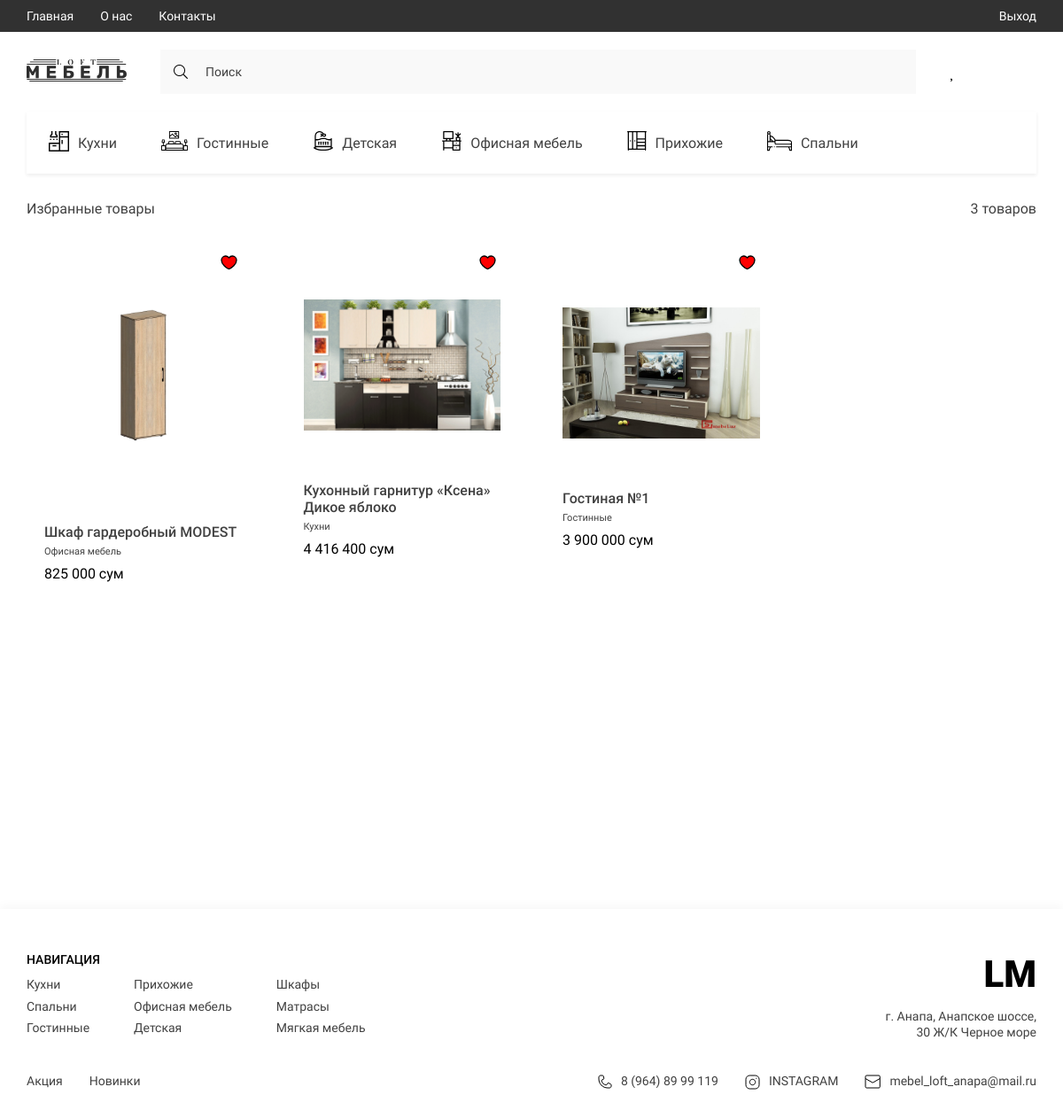
The page /favorite/ (signed in) on the database its author committed.
### furniture/models.py (models this page shows, shortened)
class Category(models.Model):
    title = models.CharField(max_length=50, verbose_name='Название категории')
    image = models.ImageField(upload_to='categories/', verbose_name='Иконка категории')
    slug = models.SlugField(unique=True, null=True)
    parent = models.ForeignKey('self', on_delete=models.CASCADE, blank=True, null=True, related_name='subcategories',
                               verbose_name='Категория')
    def get_absolute_url(self):
        return reverse('category_page', kwargs={'slug': self.slug})
    def get_image_category(self):
        if self.image:
            return self.image.url
        else:
            return '-'
    def __str__(self):
        return self.title
    class Meta:
        verbose_name = 'Категория'
        verbose_name_plural = 'Категории'

class Product(models.Model):
    title = models.CharField(max_length=100, verbose_name='Название товара')
    description = models.TextField(blank=True, null=True, verbose_name='Описание к товару')
    price = models.FloatField(verbose_name='Цена товара')
    quantity = models.IntegerField(verbose_name='Количество на складе')
    created_at = models.DateTimeField(auto_now_add=True, verbose_name='Дата добавления')
    slug = models.SlugField(unique=True, null=True)
    category = models.ForeignKey(Category, on_delete=models.CASCADE, related_name='products', verbose_name='Категория')
    color_name = models.CharField(max_length=150, verbose_name='Название цвета', blank=True, null=True)
    color_code = models.CharField(max_length=150, verbose_name='Код цвета', blank=True, null=True)
    model_product = models.CharField(max_length=100, blank=True, null=True, verbose_name='Модель товара')
    depth = models.CharField(max_length=50, blank=True, null=True, verbose_name='Глубина "см"')
    width = models.CharField(max_length=50, blank=True, null=True, verbose_name='Ширина "см"')
    height = models.CharField(max_length=50, blank=True, null=True, verbose_name='Высота "см"')
    def get_absolute_url(self):
        return reverse('product', kwargs={'slug': self.slug})
    def get_image_product(self):
        if self.images:
            try:
                return self.images.first().image.url
            except:
                return '-'
        else:
            return '-'
    class Meta:
        verbose_name = 'Товар'
        verbose_name_plural = 'Товары'

class Gallery(models.Model):
    image = models.ImageField(upload_to='products/', verbose_name='Картинка товара')
    product = models.ForeignKey(Product, on_delete=models.CASCADE, related_name='images',
                                verbose_name='Товар')
    class Meta:
        verbose_name = 'Картинка товара'
        verbose_name_plural = 'Картинки товара'

### furniture/views.py (the view)
# urls.py: path('favorite/', FavoriteProductView.as_view(), name='favorite'),
class FavoriteProductView(LoginRequiredMixin, ListView):
    model = FavoriteProduct
    context_object_name = 'products'
    template_name = 'pages/favorite.html'
    login_url = 'login'
    def get_queryset(self):
        user = self.request.user
        favorite_products = FavoriteProduct.objects.filter(user=user)
        product = [i.product for i in favorite_products]
        return product

### furniture/templatetags/furniture_tags.py (called while the page is built)
@register.simple_tag()
def get_categories():
    return Category.objects.filter(parent=None)

@register.simple_tag()
def get_normal_price(price):
    return f'{int(price):_}'.replace('_', ' ')

@register.simple_tag()
def get_favorite_products(user):
    fav_products = FavoriteProduct.objects.filter(user=user)
    products = [i.product for i in fav_products]
    return products

### furniture/templates/pages/favorite.html (shortened to what this page needs)
{% extends 'base.html' %}
{% load static %}
{% block main %}
<main class="main">
    <div class="container">
        <div class="favorites">
            <div class="favorites__txt">
                <h2 class="favorites__title">
                    Избранные товары
                </h2>
                <span class="favorites__title-count"> <span>4</span> товаров</span>
            </div>
            <div class="products__content">
                {% for product in products %}
                {% include 'components/_product_cart.html' %}
                {% endfor %}
            </div>
        </div>
    </div>
</main>
{% endblock main %}

### furniture/templates/components/_cart_category.html
{% load static %}
{% load furniture_tags %}
{% get_categories as categories %}
{% for category in categories %}
<li>
    <a href="{{ category.get_absolute_url }}" class="header__list-links">
        <span class="header__list-img">
            <img src="{{ category.get_image_category }}" alt="icons">
        </span>
        {{ category.title }}
    </a>
</li>
{% endfor %}

### furniture/templates/components/_product_cart.html (shortened to what this page needs)
{% load static %}
{% load furniture_tags %}
<div class="products__item">
    {% if request.user.is_authenticated %}
    {% get_favorite_products request.user as fav_products %}
    {% endif %}
    {% if product in fav_products and request.user.is_authenticated %}
    <a href="{% url 'save_favorite' product.slug %}" class="products__item1-heart">
    </a>
    {% endif %}
    <a href="{{ product.get_absolute_url }}"> <img src="{{ product.get_image_product }}" alt=""
                                                   class="products__item-img"></a>
    <div class="products__item-text">
        <h3 class="products__item-title">{{ product.title }}</h3>
        <div class="products__item-desrc">{{ product.category }}</div>
        <div class="products__item-price">{% get_normal_price product.price %} сум</div>
    </div>
</div>

### furniture/static/furniture/style/style.css (style rules this page uses)
:root { --containerWidth: 1140px; --primaryColor: #414141; --primaryFont: 'Roboto'; --mainColor: #245462; }
* { padding: 0; margin: 0; box-sizing: border-box; text-decoration: none; list-style: none; font-family: var(--primaryFont); }
.container { width: 100%; max-width: calc(var(--containerWidth) + 30px); margin: 0 auto; padding: 0 15px; }
.header__list-links { padding: 24px 25px; display: flex; justify-content: center; align-items: center; height: 70px; transition: background .3s linear, color .3s linear; width: max-content; font-family: 'Roboto'; font-size: 16px; line-height: 19px; color: #414141; }
.header__list-links img { margin-right: 10px; min-width: 18px; transition: filter .3s linear; }
.main { width: 100%; flex-grow: 1; padding-bottom: 150px; }
.products__content { width: 100%; display: grid; grid-template-columns: repeat(4, minmax(137.67px, 263px)); column-gap: 30px; row-gap: 10px; }
.products__item { display: flex; justify-content: center; flex-direction: column; align-items: center; padding: 53px 20px 32px; transition: transform .3s linear; position: relative; }
.products__item-text { width: 100%; margin-top: 54px; }
.products__item-title { font-weight: 500; font-size: 16px; line-height: 19px; color: #414141; }
.products__item-desrc { font-size: 11px; line-height: 13px; color: #414141; margin: 6px 0 9px; }
.products__item1-heart { position: absolute; top: 21px; right: 15px; display: flex; padding: 10px; }
.products__item-img { width: 100%; }
.favorites { display: flex; flex-direction: column; width: 100%; }
.favorites__txt { display: flex; width: 100%; justify-content: space-between; align-items: center; font-style: normal; font-weight: normal; font-size: 16px; line-height: 19px; color: #414141; margin-bottom: 12px; }
.favorites__title { font-style: normal; font-weight: normal; font-size: 16px; line-height: 19px; color: #414141; }

### rows shown on the page
Category: get_image_category (picture), title "Кухни"
Category: get_image_category (picture), title "Гостинные"
Category: get_image_category (picture), title "Детская"
Category: get_image_category (picture), title "Офисная мебель"
Category: get_image_category (picture), title "Прихожие"
Category: get_image_category (picture), title "Спальни"
Product: get_image_product (picture), title "Шкаф гардеробный MODEST", category "Офисная мебель", price "825 000"
Product: get_image_product (picture), title "Кухонный гарнитур «Ксена» Дикое яблоко", category "Кухни", price "4 416 400"
Product: get_image_product (picture), title "Гостиная №1", category "Гостинные", price "3 900 000"
